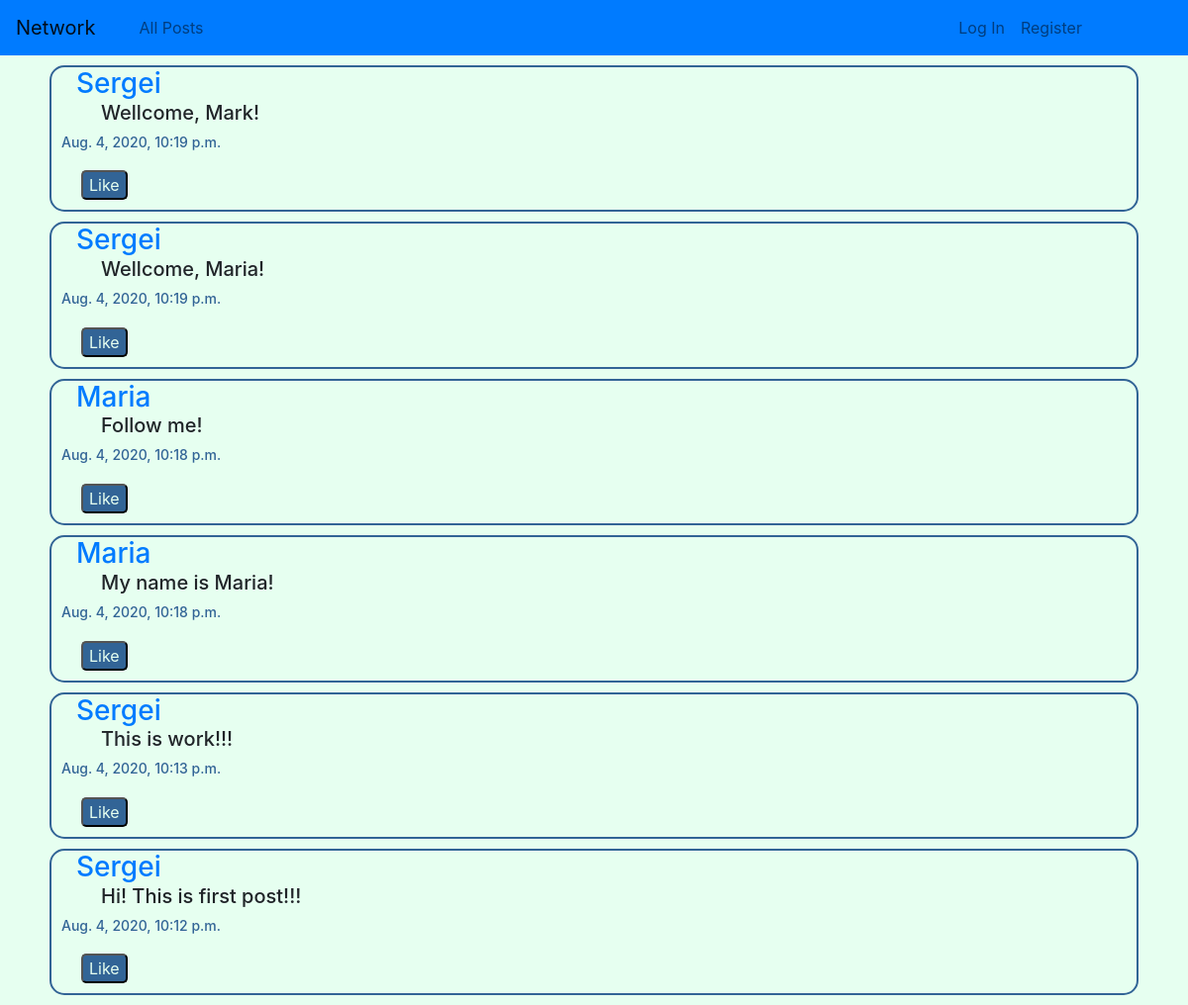
The app's page /2/following with its own data.
### network/models.py (models this page shows, shortened)
class Post(models.Model):
    user = models.ForeignKey(User, on_delete=models.CASCADE, related_name="user")
    content = models.TextField()
    time = models.DateTimeField()

class User(AbstractUser):
    pass

### network/views.py (the view)
# urls.py: path("<int:user_id>/following", views.following, name="following"),
def following(request, user_id):
    pageNum = request.GET.get('page')
    user = User.objects.get(id = user_id)
    follows = Follow.objects.all().filter(user = user)
    if len(follows) > 0:
        notFollowing = False
        for f in range(len(follows)):
            userN = User.objects.get(username = follows[f].following)
            if f == 0:
                p0sts = Post.objects.all().filter(user = userN.id)
            else:
                p0sts = p0sts | Post.objects.all().filter(user = userN.id)
        posts = p0sts.order_by('-time')
    else:
        notFollowing = True
        posts = []
    paginator = Paginator(posts, 10)
    pageResp = paginator.get_page(pageNum)
    return render(request, "network/following.html", {
        "notFollowing": notFollowing,
        "posts": pageResp
    })

### network/templates/network/following.html (shortened to what this page needs)
{% extends "network/layout.html" %}
{% block body %}
    {% if notFollowing %}
        <div class="notFollowing">
            <h3>The user is not following to anyone!</h3>
        </div>
    {% else %}
        <div class="followingPosts">
            {% for post in posts %}
                <div class="post">
                    <div>
                        <h3 id="postUser"><a href={{post.user.id}} id="usrN">{{ post.user }}</a></h3>
                    </div>
                    <div id="ID{{post.id}}">
                        <h5 id="postMessage">{{ post.content }}</h5>
                    </div>
                    <div>
                        <h6 id="postDateTime">{{ post.time }}</h6>
                        <button class="postLike B{{post.id}}" id="like{{post.user}}" onclick="likePost({{post.id}}, true)">Like</button>
                    </div>
                </div>
            {% endfor %}
        </div>
    {% endif %}
{% endblock %}

### network/static/network/styles.css (style rules this page uses)
* { box-sizing: border-box; }
body { max-width: 1200px; margin: 0px auto; text-align: center; background-color: rgb(230, 255, 240); }
.post { margin: 10px 50px; border: rgb(50, 100, 150) solid 2px; border-radius: 15px; text-align: left; }
#postUser { display: inline; }
#postUser a { text-decoration: none; margin: 10px auto 10px 25px; }
#postMessage { margin-left: 50px; }
#postDateTime { margin: 10px; color: rgb(50, 100, 150); font-size: 14px; }
.postLike { margin: 10px; background-color: rgb(50, 100, 150); color: rgb(230, 255, 240); border-radius: 5px; display: inline; }

### records on screen
Post: user "Sergei", content "Wellcome, Mark!", time "Aug. 4, 2020, 10:19 p.m."
Post: user "Sergei", content "Wellcome, Maria!", time "Aug. 4, 2020, 10:19 p.m."
Post: user "Maria", content "Follow me!", time "Aug. 4, 2020, 10:18 p.m."
Post: user "Maria", content "My name is Maria!", time "Aug. 4, 2020, 10:18 p.m."
Post: user "Sergei", content "This is work!!!", time "Aug. 4, 2020, 10:13 p.m."
Post: user "Sergei", content "Hi! This is first post!!!", time "Aug. 4, 2020, 10:12 p.m."
